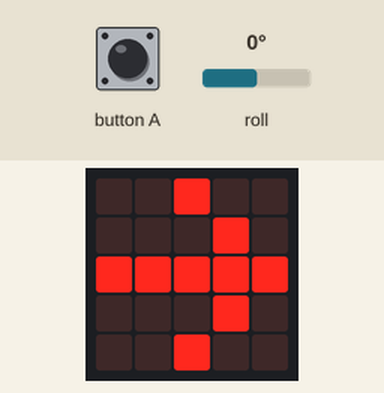
A program run on a simulated BBC micro:bit (MakeCode). Parts: the board's 5×5 LED display. The inputs (shaded band) are chosen by the test bench; at power-on: roll 0°. No radio messages arrive unless stated (any console line starting 'radio sent:' is added by the test bench); what the program prints to the serial console is not drawn.

Above: at 1.8 s.
1.9 s: roll set to 41°
3.9 s: roll set to 51°
At 5.4 s:
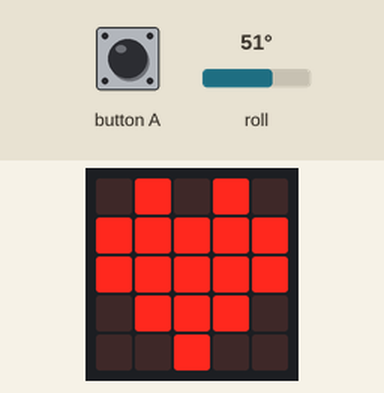
7.4 s: button A pressed for 0.15 s
At 8.4 s:
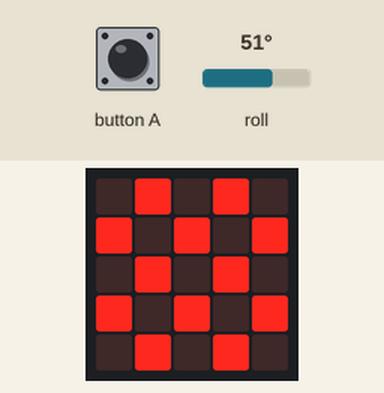
9.4 s: roll set to -172°
Timing chart, 0 to 12.2 s (numbered marks = the images above; inputs shaded):
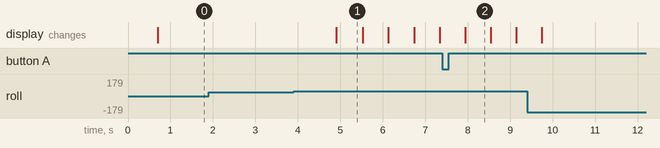

Measured:
- the behaviour switches between 45 and 46° on roll (found by bisection; images 0 and 1)
- after the input at 1.9 s, every drawn part: stays the same
- after the input at 3.9 s, the display: changes after 1.0 s (image 1)
- after the input at 7.4 s, the display: changes after 0.54 s (image 2)
- what the display in image 1 shows lasts 0.6 s, from 4.9 s to 5.5 s

The program:

main.ts
```typescript
radio.onReceivedNumber(function (receivedNumber) {
    if (("receivednumber" as any) == ("command_stop" as any)) {
        basic.showIcon(IconNames.Square)
    } else {

    }
})
input.onButtonPressed(Button.A, function () {
    command_turn_right = 1
    basic.showIcon(IconNames.Chessboard)
})
let command_stop = 0
let roll = 0
let set_roll_to = 0
let command = 0
let set_command_to = 0
let is_controller = 0
let command_turn_right = 0
basic.showIcon(IconNames.Happy)
radio.setGroup(1)
radio.setFrequencyBand(0)
radio.setTransmitPower(1)
radio.setTransmitSerialNumber(false)
let is__controller_to = 0
let command_turn_left = 2000
command_turn_right = 3000
basic.forever(function () {
    basic.pause(100)
    if (is_controller) {
        set_command_to = command_turn_right
        radio.sendNumber(command)
    }
})
basic.forever(function () {
    if (is_controller) {
        set_command_to = command_turn_right
        set_roll_to = input.rotation(Rotation.Roll)
    }
    if (roll > 45) {
        basic.showArrow(ArrowNames.East)
        if (roll < -45) {
            basic.showArrow(ArrowNames.West)
        } else {
            basic.showIcon(IconNames.Heart)
        }
    } else {
        radio.sendNumber(command)
    }
})
basic.forever(function () {
    basic.pause(100)
    if (true) {
        command = command_stop
        roll = input.rotation(Rotation.Roll)
        if (roll < 45) {
            basic.showArrow(ArrowNames.East)
            command_stop = command_turn_left
        } else {

        }
    }
})
```

test.ts
```typescript
// tests go here; this will not be compiled when this package is used as an extension.
```
